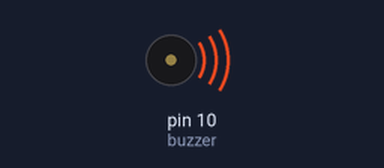
This sketch was run on a simulated Arduino Uno, built with avr-gcc and run on an emulated ATmega328P. Parts: buzzer (waves = sounding).

Above: at 0.1 s.
At 100.4 s:
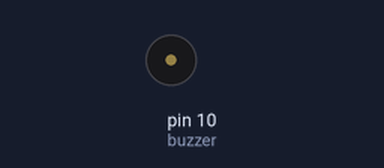
Timing chart, 0 to 101.9 s (numbered marks = the images above):
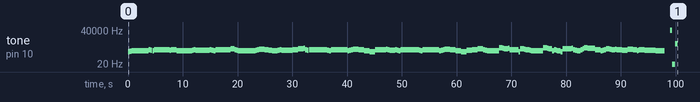

The sketch:

PERFECT_ED_SHEERAN_BUZZER.ino
```cpp
#define buzzer  10
const int songspeed = 1;
#define Do4 262
#define Re4 294
#define Mi4 330
#define Fa4 349
#define Sol4 392
#define La4 440
#define Si4 494
#define Do5 523
#define Re5 587
#define Mi5 659
#define Fa5 698
#define Sol5 784
#define La5 880
#define Si5 988

int notes[] = {
  Re4, Mi4, Sol4, Sol4, //4
  Si4, La4, 0, Sol4, Si4, //9
  La4, Si4, Si4, Si4, Sol4, Sol4, //15
  Sol4, La4, Si4, La4,//19
  Si4, La4, 0, Sol4, Si4,//24
  Re5, Si4, La4, 0, Sol4, Sol4, Sol4,//31
  Sol4, Sol4, La4, Si4, Do5,//36
  Do5, Si4,//38
  La4, La4, Sol4,//41
  Sol4, La4, Si4, La4,//45
  Si4,//46
  Re5, Re5, Re5, Mi5, Si4, La4,//52
  0, Si4, 0, Si4, 0, Si4,//58
  Si4, La4, Sol4,//61
  0, Si4, 0, Si4, 0, Si4,//67
  Sol4, La4, Si4,//70
  Do5, Si4, Sol4, Re4, Si4,//75
  Si4, Do5, Si4, La4,//79
  Si4, La4, 0, Sol4,//83
  0, Si4, 0, Si4, 0, Si4,//89
  Si4, La4, 0, Sol4,//93
  0, Si4, 0, Si4, 0, Si4,//99
  Sol4, La4, Si4,//102
  0, Do5, 0, Si4, 0, Sol4, 0, Re4,//110
  La4, Si4, Re5, Si4, La4, Sol4, //116
  Sol5, Mi5, Re5, Mi5, Si4, //121
  Re4, Re5, Do5, Si4, La4, 0, Sol4, //128
  Sol5, Mi5, Re5, Sol4,//132
  Si4, La4, 0, Sol4,//136
  Re4, Re5, Re5, Re5, Re5, Re5, Mi5,//143
  Si4, La4, 0, Sol4, Si4, Re5, Sol5,//150
  Fa5, Mi5, Fa5,//153
  Si4, Sol4, La4, Si4, Re5, Do5, Si4, Do5,//161
  Si4, La4, Do5, Si4, Sol4, La4, //167
  Si4, La4, La4, 0, Sol4, Sol4,0 //174


};
//*****************************************
int duration[] = { //duration of each note (in ms) Quarter Note is set to 250 ms
  333, 333, 333, 2800,//4
  333, 333, 10, 333, 2800,//9
  333, 333, 333, 333, 333, 2100,//15
  333, 333, 333, 2600,//19
  333, 333, 10, 333, 2800,//24
  700 , 333, 333, 10, 333, 333, 1800,//31
  333, 333, 333, 333, 700,//36
  333, 700,//38
  333, 333, 700,//41
  333, 333, 333, 2000,//45
  1000,//46
  333, 333, 333, 333, 333, 333,//52
  10, 1000, 10, 1000, 10, 1000,//58
  333, 333, 333,//61
  10, 1000, 10, 1000, 10, 1000,//67
  333, 333, 333,//70
  1000, 1000, 1000, 1000, 1700,//75
  330, 330, 330, 1000,//79
  330, 330, 10, 330,//83
  10, 1000, 10, 1000, 10, 1000,//89
  330, 330, 10, 330,//93
  10, 1000, 10, 1000, 10, 1000,//99
  333, 333, 333,//102
  10, 1000, 10, 1000, 10, 1000, 10, 1000,//110
  1000 , 1000, 1000, 330, 330, 2200,//116
  660, 330, 660,  330, 1600, //121
  330, 660, 330, 660, 330, 10, 2200, //128
  660, 330, 660, 330,//132
  330, 200, 10, 660, //136
  330, 330, 330, 330, 330, 330, 330,//143
  330, 330, 10, 660, 330, 330, 660, //150
  330, 660, 330,//153
  1000, 330, 330, 330, 660, 330, 660, 330,//161
  1000, 1000, 1000, 660, 200, 200,//167
  1000, 1000, 1000, 10, 660, 1000,////173

};

void setup() {
  pinMode(buzzer, OUTPUT);
  for (int i = 0; i < 179; i++) {
    int wait = duration[i] * songspeed;
    tone(buzzer, notes[i], wait); //tone(pin,frequency,duration)
    delay(wait);
  }

}

void loop() {

}
```
